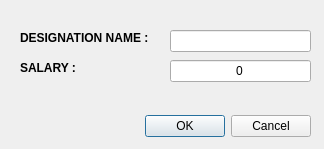
<?xml version="1.0" encoding="UTF-8"?>
<ui version="4.0">
 <class>Dialog</class>
 <widget class="QDialog" name="Dialog">
  <property name="geometry">
   <rect>
    <x>0</x>
    <y>0</y>
    <width>324</width>
    <height>149</height>
   </rect>
  </property>
  <property name="windowTitle">
   <string>Add Designation</string>
  </property>
  <widget class="QDialogButtonBox" name="buttonBox">
   <property name="geometry">
    <rect>
     <x>10</x>
     <y>110</y>
     <width>301</width>
     <height>32</height>
    </rect>
   </property>
   <property name="orientation">
    <enum>Qt::Horizontal</enum>
   </property>
   <property name="standardButtons">
    <set>QDialogButtonBox::Cancel|QDialogButtonBox::Ok</set>
   </property>
  </widget>
  <widget class="QLineEdit" name="lineEdit_3">
   <property name="geometry">
    <rect>
     <x>170</x>
     <y>30</y>
     <width>141</width>
     <height>22</height>
    </rect>
   </property>
   <property name="readOnly">
    <bool>true</bool>
   </property>
  </widget>
  <widget class="QLabel" name="label_5">
   <property name="geometry">
    <rect>
     <x>20</x>
     <y>30</y>
     <width>141</width>
     <height>16</height>
    </rect>
   </property>
   <property name="font">
    <font>
     <weight>75</weight>
     <bold>true</bold>
    </font>
   </property>
   <property name="text">
    <string>DESIGNATION NAME :</string>
   </property>
  </widget>
  <widget class="QLineEdit" name="lineEdit_4">
   <property name="geometry">
    <rect>
     <x>170</x>
     <y>60</y>
     <width>141</width>
     <height>22</height>
    </rect>
   </property>
   <property name="text">
    <string>0</string>
   </property>
   <property name="alignment">
    <set>Qt::AlignCenter</set>
   </property>
   <property name="readOnly">
    <bool>true</bool>
   </property>
  </widget>
  <widget class="QLabel" name="label_6">
   <property name="geometry">
    <rect>
     <x>20</x>
     <y>60</y>
     <width>141</width>
     <height>16</height>
    </rect>
   </property>
   <property name="font">
    <font>
     <weight>75</weight>
     <bold>true</bold>
    </font>
   </property>
   <property name="text">
    <string>SALARY :</string>
   </property>
  </widget>
 </widget>
 <resources/>
 <connections>
  <connection>
   <sender>buttonBox</sender>
   <signal>accepted()</signal>
   <receiver>Dialog</receiver>
   <slot>accept()</slot>
   <hints>
    <hint type="sourcelabel">
     <x>248</x>
     <y>254</y>
    </hint>
    <hint type="destinationlabel">
     <x>157</x>
     <y>274</y>
    </hint>
   </hints>
  </connection>
  <connection>
   <sender>buttonBox</sender>
   <signal>rejected()</signal>
   <receiver>Dialog</receiver>
   <slot>reject()</slot>
   <hints>
    <hint type="sourcelabel">
     <x>316</x>
     <y>260</y>
    </hint>
    <hint type="destinationlabel">
     <x>286</x>
     <y>274</y>
    </hint>
   </hints>
  </connection>
 </connections>
</ui>
